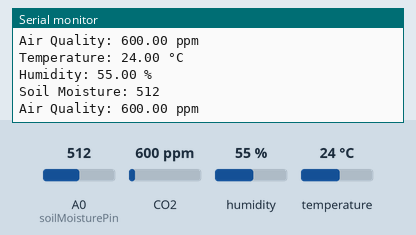
Recording of a sketch running on a simulated Arduino Uno, built with avr-gcc and run on an emulated ATmega328P. Shown: the last lines printed to the serial monitor. The test bench sets the inputs (shaded band); at power-on: CO2 600 ppm, humidity 55 %, A0 (soilMoisturePin) = 512, temperature 24 °C.

Above: at 2.8 s.
2.9 s: CO2 set to 452 ppm
At 5.3 s:
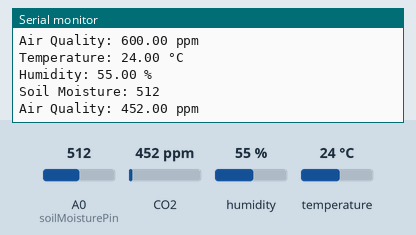
5.6 s: humidity set to 22 %
At 6.6 s:
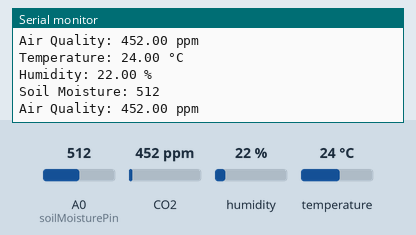
8.3 s: A0 (soilMoisturePin) set to 716
At 10.8 s:
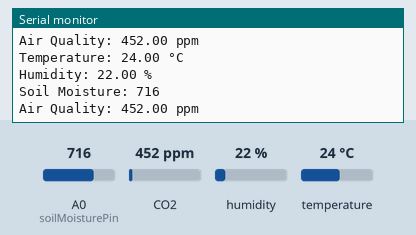
11.0 s: temperature set to 12 °C
13.7 s: CO2 set to 1050 ppm
At 15.4 s:
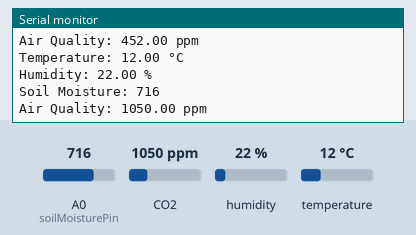
16.4 s: A0 (soilMoisturePin) set to 992
At 19.2 s:
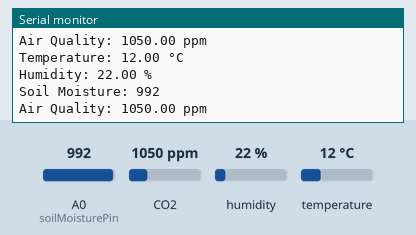
Timing chart, 0 to 20.1 s (numbered marks = the images above; inputs shaded):
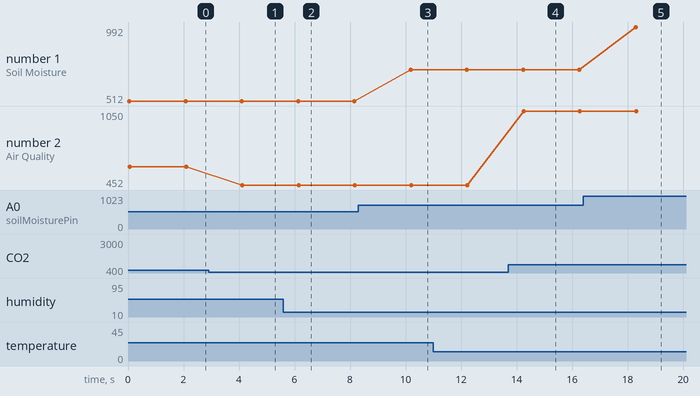

The sketch:

MQ_and_DHT_and_Soil_moisture_test.ino
```cpp
#include <Wire.h>
#include <Adafruit_Sensor.h>
#include <DHT.h>
#include <DHT_U.h>
#include <MQ135.h>

#define DHTPIN 14
#define DHTTYPE DHT11
DHT_Unified dht(DHTPIN, DHTTYPE);

const int soilMoisturePin = A0;
MQ135 gasSensor = MQ135(A1);

void setup() {
  Serial.begin(9600);
  dht.begin();
}

void loop() {
  // Read temperature and humidity from DHT22 sensor
  sensors_event_t event;
  dht.temperature().getEvent(&event);
  if (!isnan(event.temperature)) {
    Serial.print("Temperature: ");
    Serial.print(event.temperature);
    Serial.println(" °C");
  } else {
    Serial.println("Error reading temperature!");
  }

  dht.humidity().getEvent(&event);
  if (!isnan(event.relative_humidity)) {
    Serial.print("Humidity: ");
    Serial.print(event.relative_humidity);
    Serial.println(" %");
  } else {
    Serial.println("Error reading humidity!");
  }

  // Read soil moisture sensor
  int soilMoistureValue = analogRead(soilMoisturePin);
  Serial.print("Soil Moisture: ");
  Serial.print(soilMoistureValue);
  Serial.println();

  // Read air quality sensor
  float airQualityValue = gasSensor.getPPM();
  Serial.print("Air Quality: ");
  Serial.print(airQualityValue);
  Serial.println(" ppm");

  delay(2000);
}
```

Measured:
- after the input at 2.9 s, the serial monitor: prints a new line after 1.2 s (image 1)
- after the input at 5.6 s, the serial monitor: prints a new line after 0.51 s (image 2)
- after the input at 8.3 s, the serial monitor: prints a new line after 1.9 s (image 3)
- after the input at 13.7 s, the serial monitor: prints a new line after 0.55 s (image 4)
- after the input at 16.4 s, the serial monitor: prints a new line after 1.9 s (image 5)
- plotted number 1: 512 → 716 after the input at 8.3 s, 716 → 992 after the input at 16.4 s
- plotted number 2: 600 → 452 after the input at 2.9 s, 452 → 1050 after the input at 13.7 s
